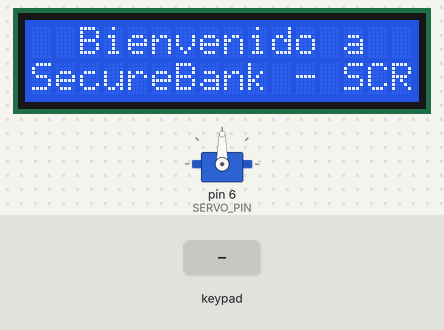
Recording of a sketch running on a simulated Arduino Uno, built with avr-gcc and run on an emulated ATmega328P. Parts: servo, 16×2 character LCD. Inputs (shaded band) come from the test bench.

Above: at 3.5 s.
At 5.3 s:
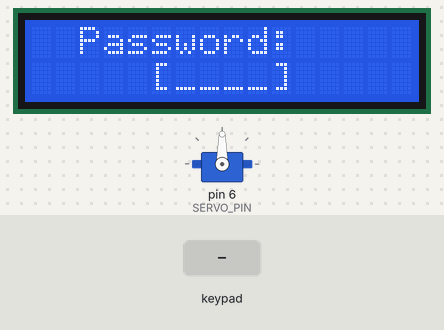
5.4 s: keypad keys 1 2 3 4 pressed 0.4 s apart
At 8.7 s:
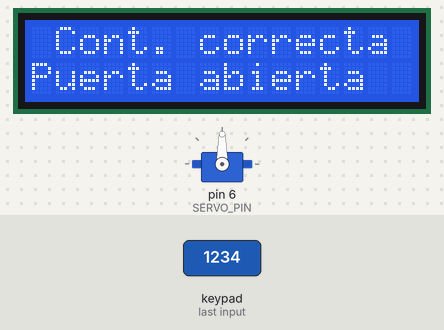
At 15.7 s:
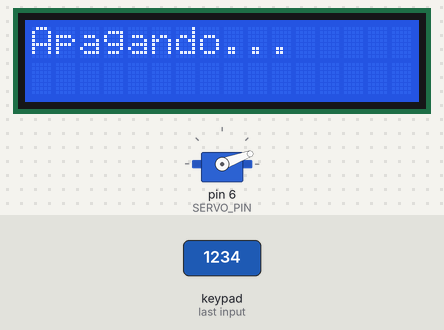
Timing chart, 0 to 17.2 s (numbered marks = the images above; inputs shaded):
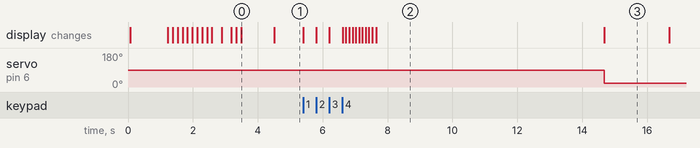

The sketch:

VaultSafe_v1.ino
```cpp
#include <LiquidCrystal_I2C.h>
#include <Keypad.h>
#include <Servo.h>
//Pantalla LCD
LiquidCrystal_I2C lcd(0x27,16,2);

//Servo declaración
#define SERVO_PIN         6
#define SERVO_LOCK_POS   20
#define SERVO_UNLOCK_POS 90
Servo lockServo;

const byte KEYPAD_ROWS = 4;
const byte KEYPAD_COLS = 4;
byte rowPins[KEYPAD_ROWS] = {5, 4, 3, 2};
byte colPins[KEYPAD_COLS] = {A3, A2, A1, A0};
char keys[KEYPAD_ROWS][KEYPAD_COLS] = {
  {'1', '2', '3', 'A'},
  {'4', '5', '6', 'B'},
  {'7', '8', '9', 'C'},
  {'*', '0', '#', 'D'}
};
//Clase nueva
Keypad myKeypad = Keypad(makeKeymap(keys), rowPins, colPins, KEYPAD_ROWS, KEYPAD_COLS);
String Password = "1234";
String SecureCode = "1111";
bool SensProx = 0;  //Sensor de Proximidad/Presencia
const int blockAlarm = 8;   //Input de la pasarela

void initialState(bool SCRCode = 1){
  // Inicializar el LCD
  lcd.init();
  lcd.backlight();
  if(SCRCode){
    lcd.setCursor(2, 0);
    lcd.print("Bienvenido a");
    delay(1000);
    lcd.setCursor(0, 1);
    String message = "SecureBank - SCR";
    for (int i = 0; i < message.length(); i++) {
      delay(150);
      lcd.print(message[i]);
    }
  }else{
    lcd.setCursor(0, 0);
    lcd.print("Fallo Seguridad");
    lcd.setCursor(0, 1);
    lcd.print("PUERTA BLOQUEADA");
  }
  delay(1000);
}

String secretCode(bool SCRCode) {

  lcd.clear();
  lcd.setCursor(2, 0);
  if(SCRCode){
    lcd.print("Password:");
  }else{
    lcd.print("SCR Password:");
  }

  lcd.setCursor(5, 1);
  lcd.print("[____]");
  lcd.setCursor(6, 1);
  String result = "";
  while (result.length() < 4) {
    char key = myKeypad.getKey();
    if (key >= '0' && key <= '9') {
      lcd.print('*');
      result += key;
    }
  }
  return result;
}

void showWaitScreen(int delayMilis) {
  lcd.setCursor(2, 1);
  lcd.print("[..........]");
  lcd.setCursor(3, 1);
  for (byte i = 0; i < 10; i++) {
    delay(delayMilis);
    lcd.print("=");
  }
}
void compareCheck(String Code, bool SCRCode){
  String CompareCode;
  if(SCRCode){
    CompareCode = Password;
  }else{
    CompareCode = SecureCode;
  }
  if (Code.equals(CompareCode)) {
    lcd.clear();
    lcd.setCursor(1, 0);
    lcd.print("Cont. correcta");
    lcd.setCursor(0, 1);
    lcd.print("Puerta abierta");
    delay(2000);
    unlockVault();
    delay(5000);
    lockVault();
  } else {
    lcd.clear();
    lcd.setCursor(0, 0);
    lcd.print("Cont. incorrecta");
    lcd.setCursor(5, 1);
    lcd.print("ERROR");
    delay(2000);
  }
  lcd.clear();
  lcd.setCursor(0, 0);
  lcd.print("Apagando...");
  delay(2000);
  defaultMode();

}

void processCheck(bool SCRCode = 1){
  String Code = secretCode(SCRCode);
  showWaitScreen(100);
  compareCheck(Code, SCRCode);

}

void defaultMode(){
  lcd.noDisplay();
  lcd.noBacklight();
  lockVault();
  pinMode(blockAlarm, INPUT);
}

void lockVault() {   //bloquea la puerta
  lockServo.write(SERVO_LOCK_POS);
}

void unlockVault() {   //desbloquea la puerta
  lockServo.write(SERVO_UNLOCK_POS);
}


void setup() {
  lockServo.attach(SERVO_PIN);
  Serial.begin(115200);
  pinMode(blockAlarm, INPUT);

}

void loop() {
  SensProx = 1; // Variable para el sensor de Proximidad que se inserte más adelante.
  //Serial.print(blockAlarm);
  /*if(SensProx && !blockAlarm){ //caso de no alarma
    initialState();
    processCheck();
  }else if(SensProx && blockAlarm){ //salta la alarma
    lockVault();
    processCheck(!blockAlarm);

  }*/
  initialState();
  processCheck();

  defaultMode();
  delay(5000);
}
```

Measured:
- after the input at 5.4 s, servo on pin 6 (SERVO_PIN): 90° → 20° after 9.3 s; the display: first changes at once (image 2 shows a later state)
- what the display in image 0 shows lasts 1.0 s, from 3.5 s to 4.5 s
- what the display in image 2 shows lasts 7.0 s, from 7.7 s to 14.7 s
